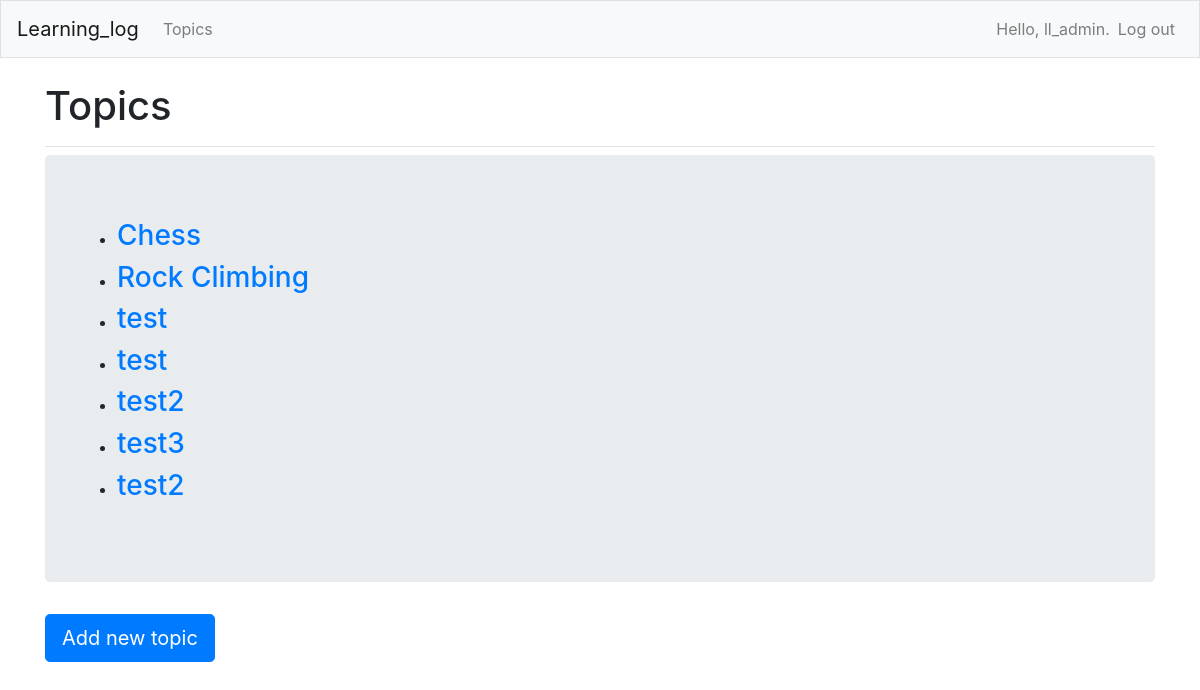
The app's page /topics/ (signed in) with its own data.
### learning_logs/models.py (models this page shows)
class Topic(models.Model):
    text = models.CharField(max_length=200)
    date_added = models.DateTimeField(auto_now_add=True)
    owner = models.ForeignKey(User, on_delete=models.CASCADE)
    def __str__(self):
        return self.text

### learning_logs/views.py (the view)
# urls.py: path('topics/', views.topics, name='topics'),
@login_required
def topics(request):
    topics = Topic.objects.filter(owner=request.user).order_by('date_added')
    context = {'topics': topics}
    return render(request, 'learning_logs/topics.html', context)

### learning_logs/templates/learning_logs/topics.html
{% extends "learning_logs/base.html" %}
{% load bootstrap4 %}
{% block page_header %}
    <h1>Topics</h1>
{% endblock page_header %}
{% block content %}
<div class="jumbotron">
    <ul>
    {% for topic in topics %}
      <li><h3>
          <a href="{% url 'learning_logs:topic' topic.id %}">{{ topic }}</a>
      </h3></li>
    {% empty %}
    <li><h3>No topics have been added yet.</h3></li>
    {% endfor %}
    </ul>
</div>
<p><a class="btn btn-lg btn-primary" href="{% url 'learning_logs:new_topic' %}" role="button">Add new topic</a></p>
{% endblock content %}

### learning_logs/templates/learning_logs/base.html (shortened to what this page needs)
{% load bootstrap4 %}
<!doctype html>
<html lang="en">
<head>
    {% bootstrap_css %}
</head>
<body>
    <nav class="navbar navbar-expand-md navbar-light bg-light mb-4 border">
        <a class="navbar-brand" href="{% url 'learning_logs:index' %}">
            Learning_log </a>
        <div class="collapse navbar-collapse" id="navbarCollapse">
            <ul class="navbar-nav mr-auto">
                <li class="nav-item">
                    <a class="nav-link" href="{% url 'learning_logs:topics' %}">
                        Topics</a>
                </li>
            </ul>
            <ul class="navbar-nav ml-auto">
                {% if user.is_authenticated %}
                <li class="nav-item">
                    <span class="navbar-text">Hello, {{ user.username }}. </span>
                </li>
                <li class="nav-item">
                    <a class="nav-link" href="{% url 'users:logout' %}">Log out</a>
                </li>
                {% endif %}
            </ul>
        </div>
    </nav>
    <main role="main" class="container">
        <div class="pb-2 mb-2 border-bottom">
            {% block page_header %}{% endblock page_header %}
        </div>
        <div>
            {% block content %}{% endblock content%}
        </div>
    </main>
</body>
</html>

### records on screen
Topic: text "Chess"
Topic: text "Rock Climbing"
Topic: text "test"
Topic: text "test"
Topic: text "test2"
Topic: text "test3"
Topic: text "test2"

### other values on screen
{{ user.username }} "ll_admin"
